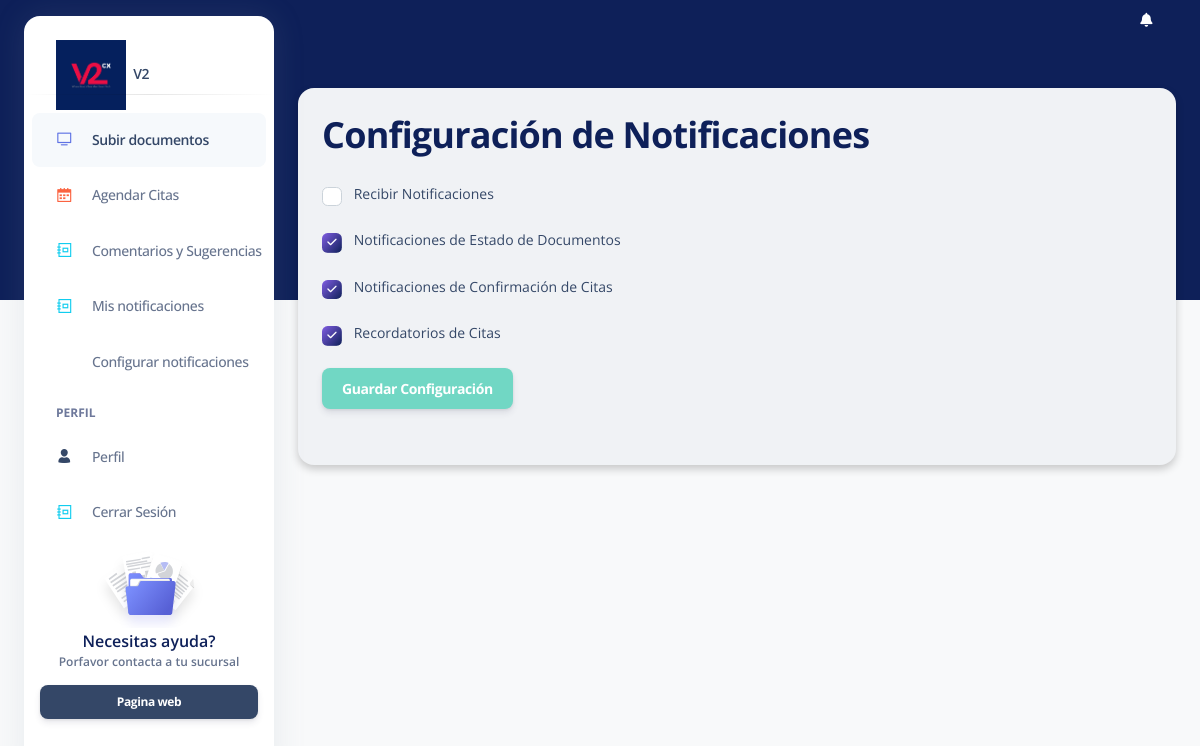
The app's page /v2/settings/notifications (signed in), older data.
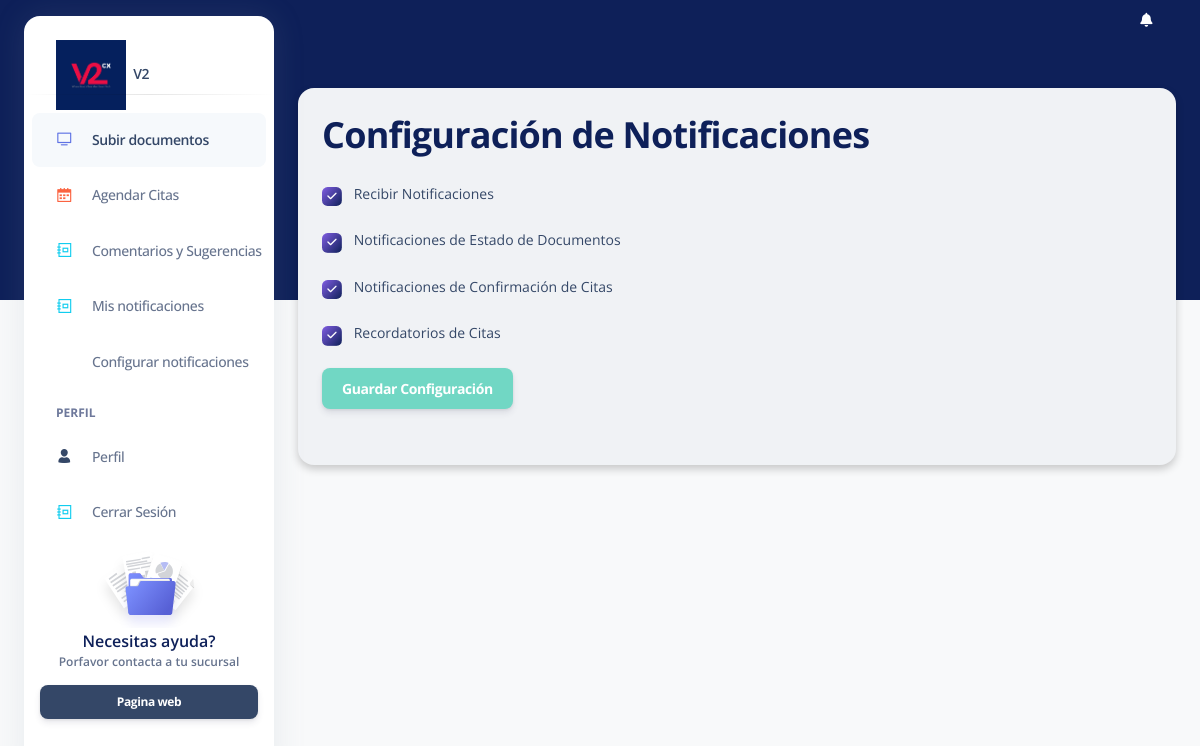
The same page, newer data.
### clientes/models.py (models this page shows, shortened)
class UserNotificationSettings(models.Model):
    user = models.OneToOneField(settings.AUTH_USER_MODEL, on_delete=models.CASCADE)
    receive_notifications = models.BooleanField(default=True)
    notify_document_status = models.BooleanField(default=False)
    notify_appointment_confirmation = models.BooleanField(default=False)
    notify_appointment_reminder = models.BooleanField(default=False)
    credit_response = models.BooleanField(default=True)
    plates_status = models.BooleanField(default=True)
    unit_details = models.BooleanField(default=True)
    payments_confirmations = models.BooleanField(default=True)

### clientes/views.py (the view, shortened to what this page needs)
# urls.py: path('v2/settings/notifications', views.notification_settings, name='notification_settings'),
@login_required
def notification_settings(request):
    notificaciones = Notificacion.objects.filter(usuario=request.user, leida=False).order_by('-fecha_creacion')
    context ={
        'notificaciones': notificaciones,
    }
    current_settings = UserNotificationSettings.objects.get_or_create(user=request.user)[0]
    return render(request, 'notification_settings.html', {'settings': current_settings, 'notificaciones': notificaciones})

### clientes/templates/notification_settings.html (shortened to what this page needs)
{% extends "base_client.html" %}
{% load static %}
{% block content %}
<div class="container-fluid py-4">
    <div class="row mt-4">
      <div class="col-lg-12">
        <div class="card" style="background-color: #f0f2f5; box-shadow: 0 4px 8px 0 rgba(0,0,0,0.2);">
          <div class="card-body">
            <h2 class="card-title">Configuración de Notificaciones</h2>
            <form method="post" class="mt-4">
                <div class="mb-3 form-check">
                    <input type="checkbox" class="form-check-input" id="receive_notifications" name="receive_notifications" {% if settings.receive_notifications %}checked{% endif %}>
                    <label class="form-check-label" for="receive_notifications">Recibir Notificaciones</label>
                </div>
                <div class="mb-3 form-check">
                    <input type="checkbox" class="form-check-input" id="notify_document_status" name="notify_document_status" {% if settings.notify_document_status %}checked{% endif %}>
                    <label class="form-check-label" for="notify_document_status">Notificaciones de Estado de Documentos</label>
                </div>
                <div class="mb-3 form-check">
                    <input type="checkbox" class="form-check-input" id="notify_appointment_confirmation" name="notify_appointment_confirmation" {% if settings.notify_appointment_confirmation %}checked{% endif %}>
                    <label class="form-check-label" for="notify_appointment_confirmation">Notificaciones de Confirmación de Citas</label>
                </div>
                <div class="mb-3 form-check">
                    <input type="checkbox" class="form-check-input" id="notify_appointment_reminder" name="notify_appointment_reminder" {% if settings.notify_appointment_reminder %}checked{% endif %}>
                    <label class="form-check-label" for="notify_appointment_reminder">Recordatorios de Citas</label>
                </div>
              <button type="submit" class="btn btn-primary">Guardar Configuración</button>
            </form>
          </div>
        </div>
      </div>
    </div>
</div>
{% endblock %}

Row changes from the older to the newer data that the page shows:
changed UserNotificationSettings: receive_notifications "☐" → "☑"
